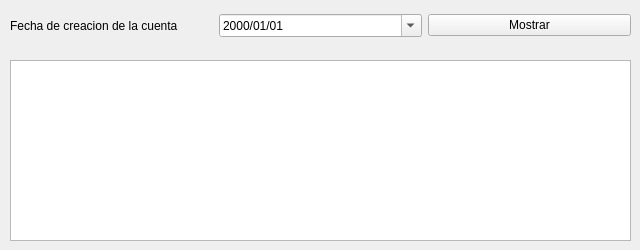
<?xml version="1.0" encoding="UTF-8"?>
<ui version="4.0">
 <class>Form</class>
 <widget class="QWidget" name="Form">
  <property name="geometry">
   <rect>
    <x>0</x>
    <y>0</y>
    <width>640</width>
    <height>250</height>
   </rect>
  </property>
  <property name="minimumSize">
   <size>
    <width>640</width>
    <height>250</height>
   </size>
  </property>
  <property name="maximumSize">
   <size>
    <width>640</width>
    <height>250</height>
   </size>
  </property>
  <property name="windowTitle">
   <string>Interes acumulado de Cuentas PF en 5 años</string>
  </property>
  <widget class="QTableWidget" name="tabla">
   <property name="geometry">
    <rect>
     <x>10</x>
     <y>60</y>
     <width>621</width>
     <height>181</height>
    </rect>
   </property>
   <property name="editTriggers">
    <set>QAbstractItemView::NoEditTriggers</set>
   </property>
   <property name="sortingEnabled">
    <bool>true</bool>
   </property>
  </widget>
  <widget class="QWidget" name="horizontalLayoutWidget">
   <property name="geometry">
    <rect>
     <x>10</x>
     <y>10</y>
     <width>621</width>
     <height>31</height>
    </rect>
   </property>
   <layout class="QHBoxLayout" name="horizontalLayout">
    <item>
     <widget class="QLabel" name="label">
      <property name="text">
       <string>Fecha de creacion de la cuenta</string>
      </property>
     </widget>
    </item>
    <item>
     <widget class="QDateEdit" name="fecha_creacion">
      <property name="maximumDateTime">
       <datetime>
        <hour>23</hour>
        <minute>59</minute>
        <second>59</second>
        <year>9999</year>
        <month>12</month>
        <day>31</day>
       </datetime>
      </property>
      <property name="displayFormat">
       <string>yyyy/MM/dd</string>
      </property>
      <property name="calendarPopup">
       <bool>true</bool>
      </property>
      <property name="date">
       <date>
        <year>2000</year>
        <month>1</month>
        <day>1</day>
       </date>
      </property>
     </widget>
    </item>
    <item>
     <widget class="QPushButton" name="btn_mostrar">
      <property name="text">
       <string>Mostrar</string>
      </property>
     </widget>
    </item>
   </layout>
  </widget>
 </widget>
 <resources/>
 <connections/>
</ui>
